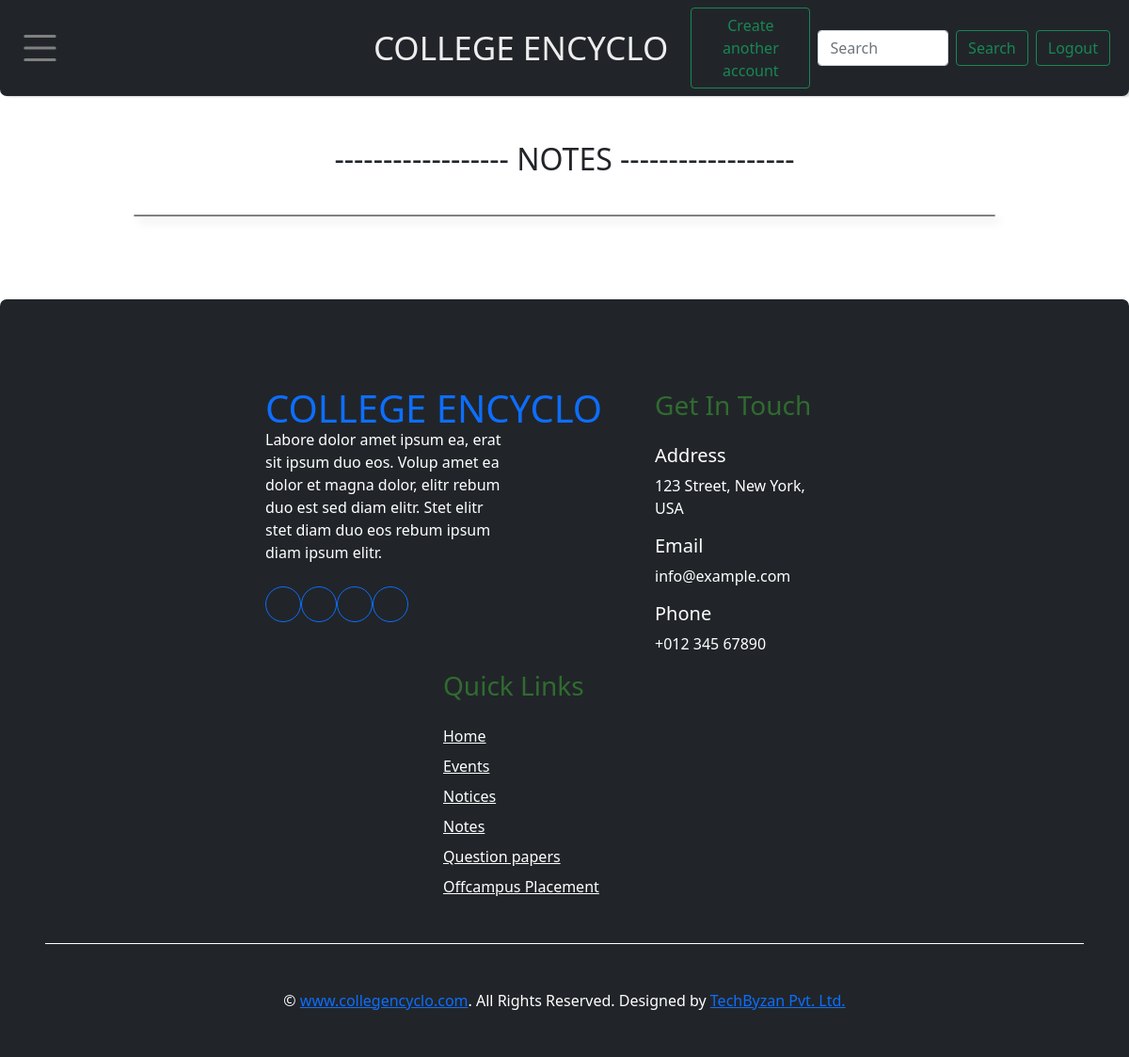
Before: /subnotes/1/ (signed in) with the older database file.
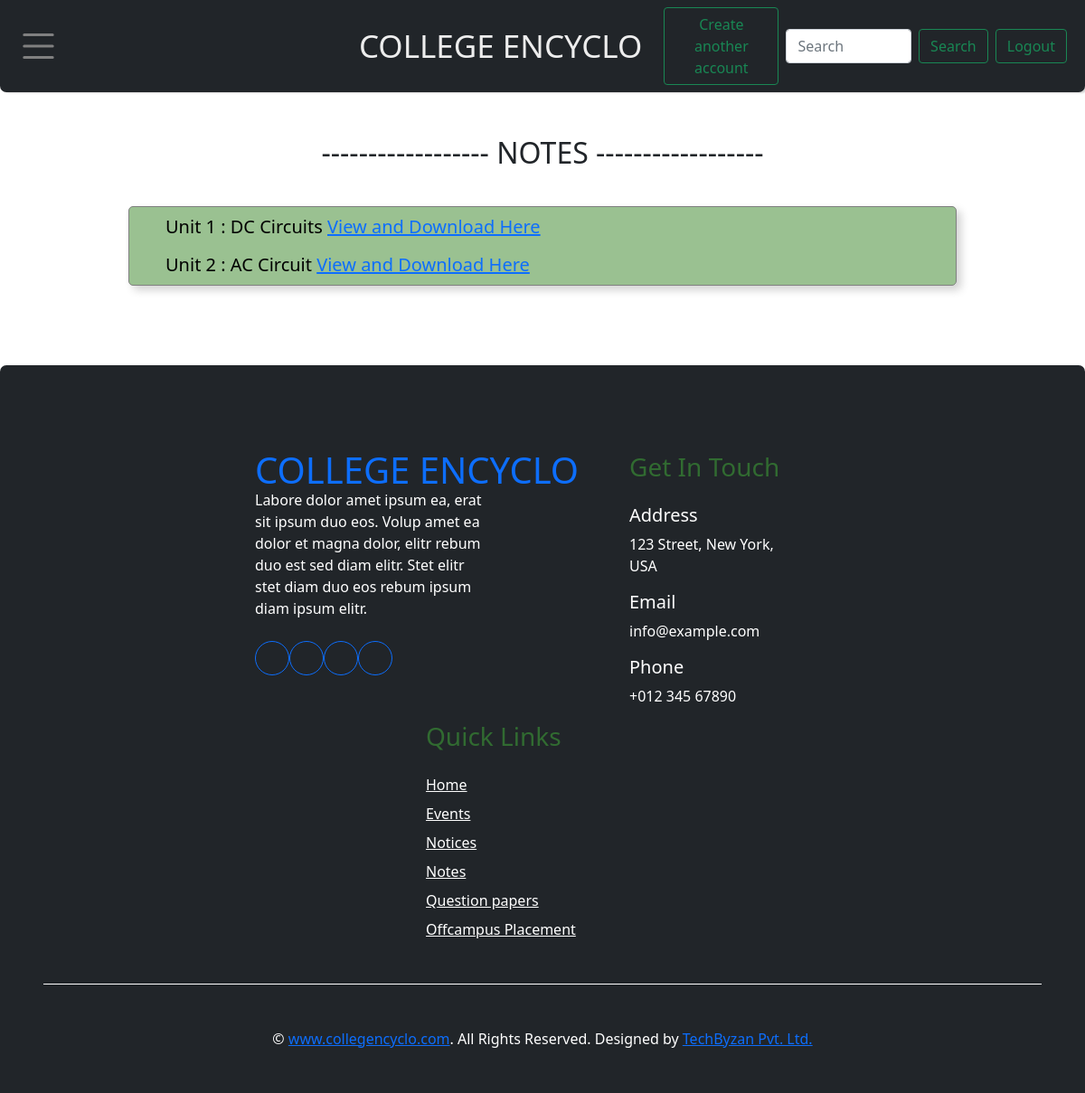
After: the same page with the newer database file.
### base/models.py (models this page shows, shortened)
class Notes(models.Model):
    notes_subject = models.ForeignKey(Subject, on_delete=models.RESTRICT)
    notes_unit_no = models.IntegerField(default=True)
    notes_unit = models.CharField(max_length=260)
    notes_college = models.ForeignKey(College, on_delete=models.RESTRICT)
    notes_dept = models.ForeignKey(Department, on_delete=models.RESTRICT)
    notes_year = models.ForeignKey(Year, on_delete=models.RESTRICT)
    notes_file = models.FileField(upload_to=upload_path_notes_files, blank=True)

### base/views.py (the view)
# urls.py: path('subnotes/<int:pk>/', views.subnotes, name='subnotes'),
def subnotes(request, pk):
    if request.user.is_authenticated:
        nt = Notes.objects.filter(notes_subject=pk)
        context = {'nt':nt}
        return render(request, 'subnotes.html', context)
    else:
        return redirect('logins')

### templates/subnotes.html (shortened to what this page needs)
{% extends 'base.html' %}
{% block body %}
<div class="container mb-3 py-4">
    <h2 class="text-center my-4">------------------ NOTES ------------------</h2>
    <div class="mb-3" id="ntsb">
        {% for x in nt %}
        <div id="inner" >Unit {{x.notes_unit_no}} : {{x.notes_unit}}
        <a id="ntsb" href="{{x.notes_file.url}}">  View and Download Here</a>
        </div>
        {% endfor %}
    </div>
</div>
{% endblock body %}

Changed rows visible on the page:
added Notes: notes_unit_no "1", notes_unit "DC Circuits"
added Notes: notes_unit_no "2", notes_unit "AC Circuit"
